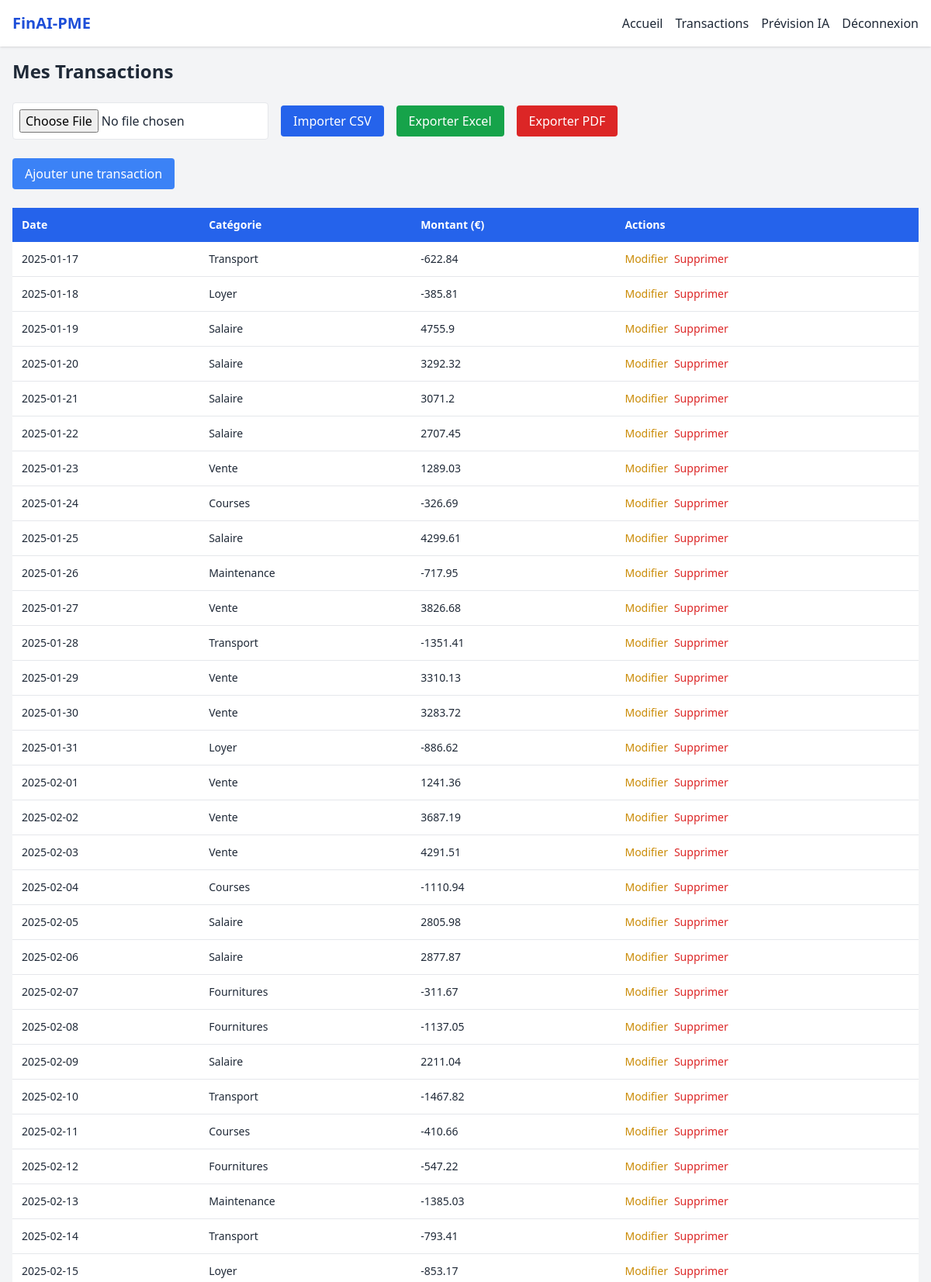
Page /transactions (signed in, upper part) on the committed database.
### app.py (models this page shows)
class Transaction(db.Model):
    id = db.Column(db.Integer, primary_key=True)
    date = db.Column(db.Date)
    category = db.Column(db.String(100))
    amount = db.Column(db.Float)
    user_id = db.Column(db.Integer, db.ForeignKey('user.id'))

### app.py (the view)
@app.route('/transactions')
@login_required
def transactions():
    txs = Transaction.query.filter_by(user_id=current_user.id).order_by(Transaction.date).all()
    alerts = generate_alerts(txs)
    return render_template('transactions.html', transactions=txs, alerts=alerts)

### app.py (called while the page is built)
@login_manager.user_loader
def load_user(user_id):
    return User.query.get(int(user_id))

def generate_alerts(transactions):
    alerts = []
    total = sum(t.amount for t in transactions)
    if total < 0:
        alerts.append("⚠️ Solde total négatif : attention au découvert.")
    for t in transactions:
        if abs(t.amount) > 2000:
            alerts.append(f"💸 Dépense importante : {t.amount} € le {t.date}")
    return alerts

### templates/transactions.html (shortened to what this page needs)
{% extends 'base.html' %}
{% block content %}
<div class="space-y-6">
  <h2 class="text-2xl font-bold">Mes Transactions</h2>
  <form method="POST" action="/import" enctype="multipart/form-data" class="flex items-center space-x-4">
    <input type="file" name="file" required class="border p-2 rounded bg-white">
    <button class="bg-blue-600 text-white px-4 py-2 rounded">Importer CSV</button>
    <a href="/export/excel" class="bg-green-600 text-white px-4 py-2 rounded">Exporter Excel</a>
    <a href="/export/pdf" class="bg-red-600 text-white px-4 py-2 rounded">Exporter PDF</a>
  </form>
  <button onclick="document.getElementById('addModal').classList.remove('hidden')" class="bg-blue-500 text-white px-4 py-2 rounded">Ajouter une transaction</button>
  <div class="overflow-auto mt-4">
    <table class="min-w-full bg-white rounded shadow text-sm">
      <thead class="bg-blue-600 text-white">
        <tr>
          <th class="p-3 text-left">Date</th>
          <th class="p-3 text-left">Catégorie</th>
          <th class="p-3 text-left">Montant (€)</th>
          <th class="p-3 text-left">Actions</th>
        </tr>
      </thead>
      <tbody>
        {% for tx in transactions %}
        <tr class="border-b hover:bg-gray-100">
          <td class="p-3">{{ tx.date }}</td>
          <td class="p-3">{{ tx.category }}</td>
          <td class="p-3">{{ tx.amount }}</td>
          <td class="p-3 flex space-x-2">
            <button onclick="openEditModal('{{ tx.id }}', '{{ tx.date }}', '{{ tx.category }}', '{{ tx.amount }}')" class="text-yellow-600 hover:underline">Modifier</button>
            <form method="POST" action="/delete" onsubmit="return confirm('Confirmer la suppression ?')">
              <button class="text-red-600 hover:underline">Supprimer</button>
            </form>
          </td>
        </tr>
        {% endfor %}
      </tbody>
    </table>
  </div>
</div>
{% endblock %}

### rows in the picture
Transaction: date "2025-01-17", category "Transport", amount "-622.84"
Transaction: date "2025-01-18", category "Loyer", amount "-385.81"
Transaction: date "2025-01-19", category "Salaire", amount "4755.9"
Transaction: date "2025-01-20", category "Salaire", amount "3292.32"
Transaction: date "2025-01-21", category "Salaire", amount "3071.2"
Transaction: date "2025-01-22", category "Salaire", amount "2707.45"
Transaction: date "2025-01-23", category "Vente", amount "1289.03"
Transaction: date "2025-01-24", category "Courses", amount "-326.69"
Transaction: date "2025-01-25", category "Salaire", amount "4299.61"
Transaction: date "2025-01-26", category "Maintenance", amount "-717.95"
Transaction: date "2025-01-27", category "Vente", amount "3826.68"
Transaction: date "2025-01-28", category "Transport", amount "-1351.41"
Transaction: date "2025-01-29", category "Vente", amount "3310.13"
Transaction: date "2025-01-30", category "Vente", amount "3283.72"
Transaction: date "2025-01-31", category "Loyer", amount "-886.62"
Transaction: date "2025-02-01", category "Vente", amount "1241.36"
Transaction: date "2025-02-02", category "Vente", amount "3687.19"
Transaction: date "2025-02-03", category "Vente", amount "4291.51"
Transaction: date "2025-02-04", category "Courses", amount "-1110.94"
Transaction: date "2025-02-05", category "Salaire", amount "2805.98"
Transaction: date "2025-02-06", category "Salaire", amount "2877.87"
Transaction: date "2025-02-07", category "Fournitures", amount "-311.67"
Transaction: date "2025-02-08", category "Fournitures", amount "-1137.05"
Transaction: date "2025-02-09", category "Salaire", amount "2211.04"
Transaction: date "2025-02-10", category "Transport", amount "-1467.82"
Transaction: date "2025-02-11", category "Courses", amount "-410.66"
Transaction: date "2025-02-12", category "Fournitures", amount "-547.22"
Transaction: date "2025-02-13", category "Maintenance", amount "-1385.03"
Transaction: date "2025-02-14", category "Transport", amount "-793.41"
Transaction: date "2025-02-15", category "Loyer", amount "-853.17"
